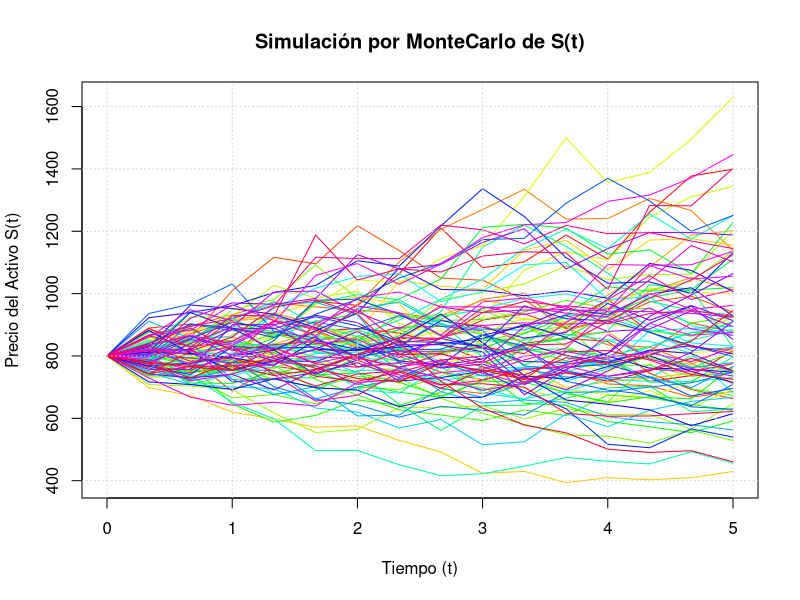

This chart was generated by the following R code:
S0 <- 800
K <- 800
T <- 5
r <- 0.02
sigma <- 0.11

# Parámetros para la simulación de trayectorias

set.seed (1)
M_paths <- 100
N_steps <- 15
dt = T / N_steps

S_t = matrix (nrow=M_paths, ncol=N_steps+1)
S_t [,1] = S0

for (j in 2:(N_steps+1)){
  Z=rnorm(M_paths)
  S_t[, j] = S_t[, j-1] * exp((r-0.5*sigma^2)*dt + sigma*sqrt(dt)*Z)
}



time_vec = seq (0, T, dt)
matplot (time_vec, t(S_t),
         type='l', 
         lty=1, 
         col = rainbow(M_paths), 
         main = "Simulación por MonteCarlo de S(t)",
         xlab = "Tiempo (t)",
         ylab = "Precio del Activo S(t)")
grid()


# Precio de la opción por Black-Scholes
d1 = (1/(sigma*sqrt(T)))*log(S0/(K*exp(-r*T)))+sigma*sqrt(T)/2
d2 = d1-sigma*sqrt(T)

precio_bs_call = S0*pnorm(d1) - K*exp(-r*T)*pnorm(d2)
precio_bs_call

# Precio de la opción por MonteCarlo

payoffs = pmax(S_t[,N_steps+1]-K, 0)

precio_mc_call = mean(payoffs)*exp(-r*T)
precio_mc_call
